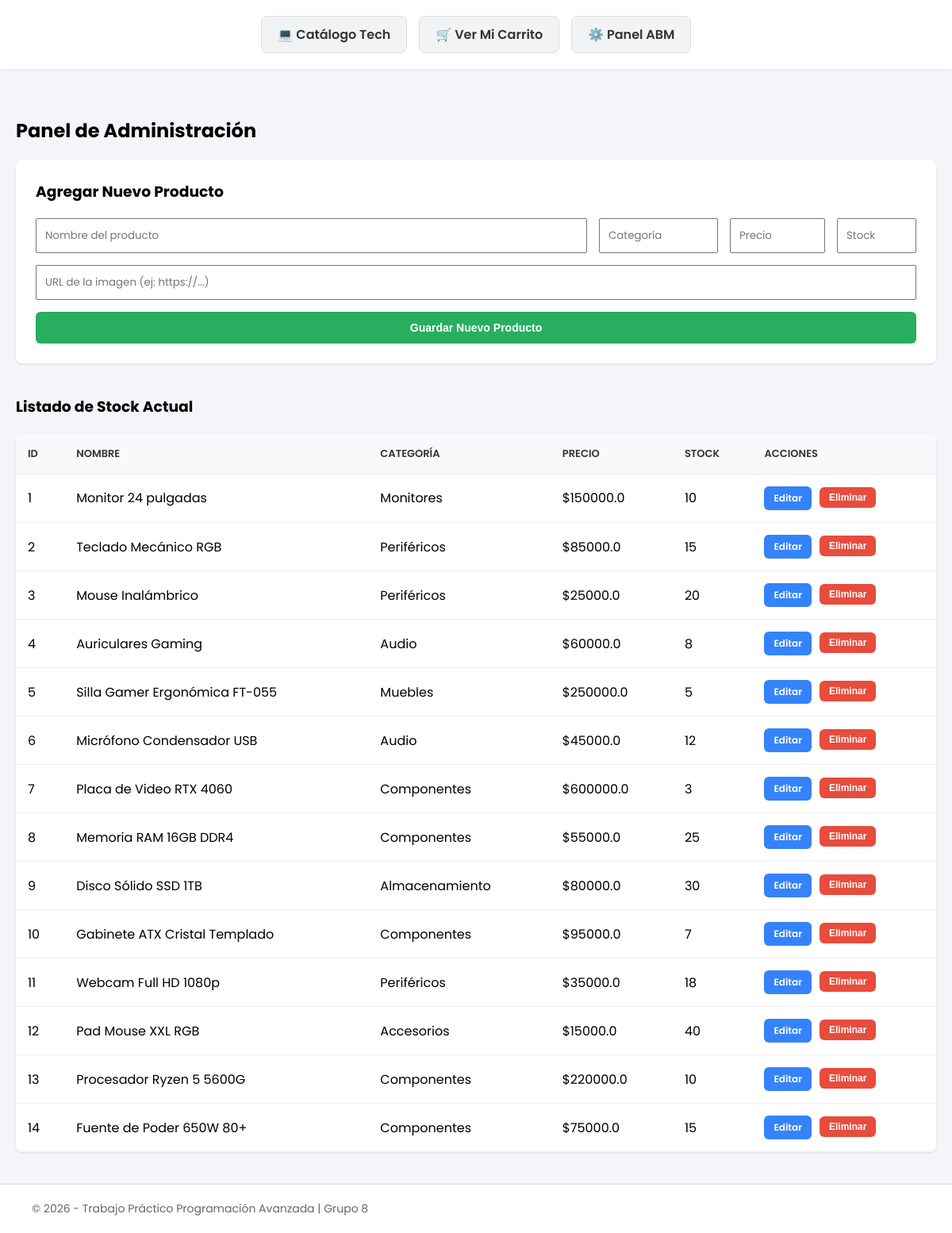
/admin, run on an earlier commit of the app's database.
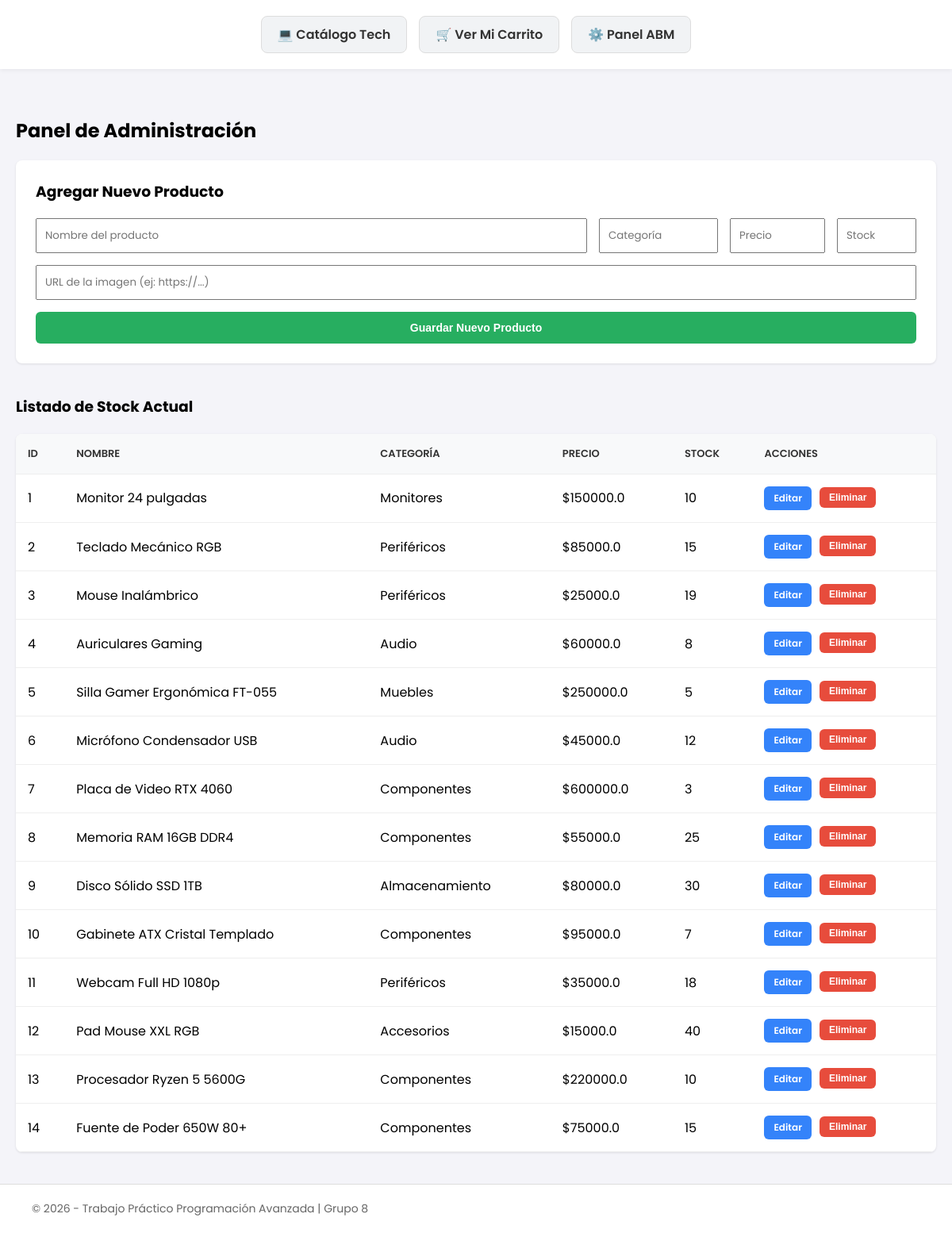
And on a later commit of the database.
### tables this page shows
CREATE TABLE productos (
            id_producto INTEGER PRIMARY KEY AUTOINCREMENT,
            nombre TEXT NOT NULL,
            categoria TEXT NOT NULL,
            precio REAL NOT NULL,
            stock INTEGER NOT NULL,
            imagen TEXT NOT NULL
        );

### app.py (the view)
@app.route('/admin')
def panel_admin():
    conexion = base_de_datos.obtener_conexion()
    cursor = conexion.cursor()
    cursor.execute("SELECT id_producto, nombre, categoria, precio, stock FROM productos")
    todos_los_productos = cursor.fetchall()
    conexion.close()
    return render_template('admin.html', productos=todos_los_productos)

### base_de_datos.py (called while the page is built)
def obtener_conexion():
    return sqlite3.connect("tienda.db")

### templates/admin.html
{% extends 'base.html' %}
{% block contenido %}
<h2 style="margin-bottom: 20px;">Panel de Administración</h2>
<div style="background-color: #fff; padding: 25px; border-radius: 8px; margin-bottom: 40px; box-shadow: 0 1px 3px rgba(0,0,0,0.1);">
    <h3 style="margin-top: 0;">Agregar Nuevo Producto</h3>
    <form action="/admin/agregar" method="POST" style="display: flex; gap: 15px; flex-wrap: wrap; align-items: center;">
        <input type="text" name="nombre" placeholder="Nombre del producto" required style="padding: 10px; flex: 1; min-width: 200px;">
        <input type="text" name="categoria" placeholder="Categoría" required style="padding: 10px; width: 150px;">
        <input type="number" name="precio" placeholder="Precio" step="0.01" min="0" required style="padding: 10px; width: 120px;">
        <input type="number" name="stock" placeholder="Stock" min="0" required style="padding: 10px; width: 100px;">
        <input type="url" name="imagen" placeholder="URL de la imagen (ej: https://...)" required style="padding: 10px; width: 100%;">
        <button type="submit" class="btn btn-success" style="width: 100%; padding: 12px;">Guardar Nuevo Producto</button>
    </form>
</div>
<h3 style="margin-bottom: 15px;">Listado de Stock Actual</h3>
<table>
    <thead>
        <tr>
            <th>ID</th>
            <th>Nombre</th>
            <th>Categoría</th>
            <th>Precio</th>
            <th>Stock</th>
            <th>Acciones</th>
        </tr>
    </thead>
    <tbody>
        {% for prod in productos %}
        <tr>
            <td>{{ prod[0] }}</td>
            <td>{{ prod[1] }}</td>
            <td>{{ prod[2] }}</td>
            <td>${{ prod[3] }}</td>
            <td>{{ prod[4] }}</td>
            <td style="display: flex; gap: 10px;">
                <a href="/admin/editar/{{ prod[0] }}" class="btn btn-primary" style="padding: 6px 12px; font-size: 12px;">Editar</a>
                <form action="/admin/eliminar/{{ prod[0] }}" method="POST" onsubmit="return confirm('¿Seguro que deseas eliminar este producto?');">
                    <button type="submit" class="btn btn-danger" style="padding: 6px 12px; font-size: 12px;">Eliminar</button>
                </form>
            </td>
        </tr>
        {% endfor %}
    </tbody>
</table>
{% endblock %}

### templates/base.html (shortened to what this page needs)
<!DOCTYPE html>
<html lang="es">
<head>
    <link rel="stylesheet" href="{{ url_for('static', filename='style.css') }}">
</head>
<body>
    <header>
        <nav>
            <a href="/">💻 Catálogo Tech</a>
            <a href="/carrito">🛒 Ver Mi Carrito</a>
            <a href="/admin">⚙️ Panel ABM</a>
        </nav>
    </header>
    <main class="contenedor">
        {% block contenido %}
        {% endblock %}
    </main>
    <footer>
        <p>© 2026 - Trabajo Práctico Programación Avanzada | Grupo 8</p>
    </footer>
</body>
</html>

### static/style.css (style rules this page uses)
body { font-family: 'Poppins', sans-serif; margin: 0; padding: 0; background-color: #f4f4f9; display: flex; flex-direction: column; min-height: 100vh; }
.contenedor { flex: 1; max-width: 1200px; margin: 0 auto; padding: 40px 20px; width: 100%; box-sizing: border-box; }
footer { background-color: #fff; padding: 20px 40px; text-align: left; border-top: 1px solid #ddd; color: #666; font-size: 14px; }
footer p { margin: 0; }
input { box-sizing: border-box; font-family: inherit; }
header { background-color: #fff; padding: 20px; box-shadow: 0 2px 5px rgba(0,0,0,0.05); text-align: center; }
nav { display: flex; justify-content: center; gap: 15px; }
nav a { display: inline-block; padding: 10px 20px; background-color: #f1f3f5; color: #333; text-decoration: none; font-weight: 600; border-radius: 8px; transition: all 0.3s ease; border: 1px solid #ddd; }
table { width: 100%; border-collapse: collapse; margin-top: 20px; background-color: white; box-shadow: 0 1px 3px rgba(0,0,0,0.1); border-radius: 8px; overflow: hidden; }
th, td { padding: 15px; text-align: left; border-bottom: 1px solid #eee; }
th { background-color: #f8f9fa; color: #333; font-weight: 600; text-transform: uppercase; font-size: 13px; }
.btn { padding: 10px 15px; border: none; border-radius: 6px; cursor: pointer; font-weight: 600; font-size: 14px; transition: background-color 0.2s ease, transform 0.1s ease; text-decoration: none; display: inline-block; text-align: center; color: white; }
.btn-success { background-color: #27ae60; }
.btn-danger { background-color: #e74c3c; }
.btn-primary { background-color: #3483fa; }

What changed in the data, as far as the page shows it:
changed productos "Mouse Inalámbrico": stock "20" → "19"
